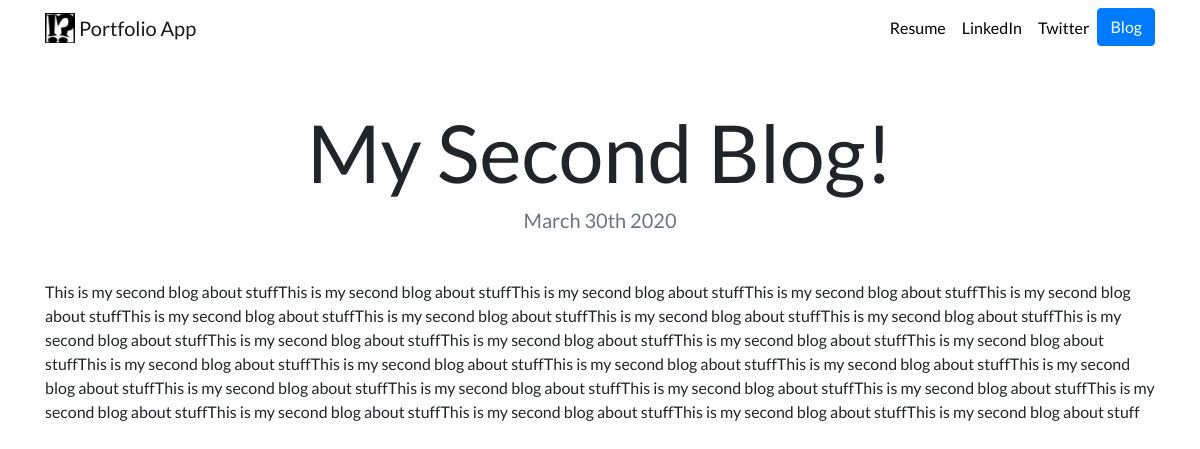
Page /blog/3/ on the committed database.
### blog/models.py (models this page shows, shortened)
class Blog(models.Model):
    title = models.CharField(max_length=200)
    description = models.TextField()
    date = models.DateField(auto_now=False, auto_now_add=False)

### blog/views.py (the view)
# urls.py: path('<int:blog_id>/', views.detail, name='detail'),
def detail(request, blog_id):
    blog = get_object_or_404(Blog, pk=blog_id)
    return render(request, 'blog/detail.html', {'blog':blog})

### blog/templates/blog/detail.html
{% extends "portfolio/base.html" %}
{% load static %}
{% block content %}
<h1 class="text-center mt-5" id="blogdetailtitle">{{ blog.title }}</h1>
<h5 class="text-center text-muted mb-5">{{ blog.date|date:'F jS Y' }}</h5>
{{ blog.description|safe }}
{% endblock %}

### portfolio/static/portfolio/custom.css (style rules this page uses)
body { font-family: 'Lato', sans-serif; }
@media (min-width: 992px) { #blogdetailtitle { font-size: 5rem; } }

### rows in the picture
Blog: title "My Second Blog!", date "March 30th 2020", description "This is my second blog about stuffThis is my second blog about stuffThis is my second blog about stuffThis is my second blog about stuffThis is my second blog about stuffThis is my second blog about stuffThis is my second blog about stuffThis is my second blog about stuffThis is my second blog about stuffThis is my second blog about stuffThis is my second blog about stuffThis is my second blog about stuffThis is my second blog about stuffThis is my second blog about stuffThis is my second blog about stuffThis is my second blog about stuffThis is my second blog about stuffThis is my second blog about stuffThis is my second blog about stuffThis is my second blog about stuffThis is my second…"
